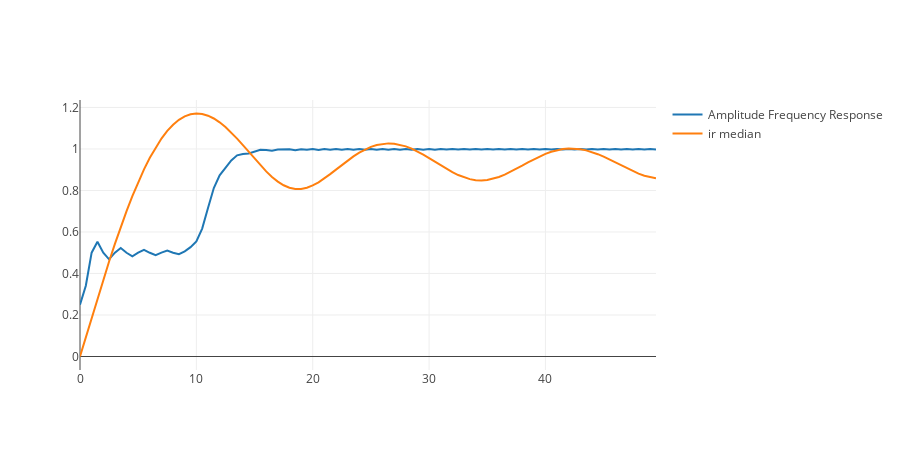

This figure's notebook cell:
### Markdown cell above
# High Pass (1 - Low Pass)

### Code cell
N = 200
T = 2# s

t = np.linspace(0, T, N)
s = np.ones(N)

df = 1. / T
k = [i * df for i in range(N)]

Rp = 1.0
Rs = 30.0
w0 = 10
w1 = 15
HGen = transfer_function_butterworth(Rp, Rs, w0, w1)

H_jw = [HGen(1j*i / w0) for i in k]
afr = np.absolute(H_jw)
phase = np.angle(H_jw)
coef = np.fft.ifft(afr)


coef[50:-50] = 0
H_jw = np.fft.fft(coef.real)
afr = np.absolute(H_jw)
afr = afr[:len(afr) // 2]


#--- 
kernel_size = 7
filt = create_filter_median(kernel_size)
filt = np.pad(filt, (0, N - kernel_size), 'constant', constant_values=(0, 0))
ir_median = np.fft.fft(filt)[:len(filt) // 2]


afr = [1 - i for i in afr]
ir_median = [1 - i for i in ir_median]
#---


tr_afr = go.Scatter(
    x = k,
    y = afr,
    name='Amplitude Frequency Response'
)

tr_ir_median = go.Scatter(
    x = k,
    y = np.absolute(ir_median),
    name='ir median'
)
tr_coef_real = go.Scatter(
    x = t,
    y = coef.real,
    name='coef real'
)

tr_coef_imag = go.Scatter(
    x = t,
    y = coef.imag,
    name='coef imag'
)

rows = 1
cols = 1
fig = py.tools.make_subplots(rows = rows, cols = cols)

fig['layout'].update(height=rows * 450, width=cols * 900)

fig.append_trace(tr_afr, 1, 1)
fig.append_trace(tr_ir_median, 1, 1)

py.offline.iplot(fig)

### Figure 1 — Plotly figure (JSON) as saved in the notebook; plotly's stock layout.template omitted (floating-point values rounded to 4 significant figures; data arrays with more than 128 entries replaced by an {"elided": "..."} marker saying what was removed)
{"data": [{"name": "Amplitude Frequency Response", "type": "scatter", "x": {"elided": "200 float values"}, "xaxis": "x1", "y": [0.2498, 0.3409, 0.5002, 0.553, 0.4998, 0.4683, 0.5002, 0.5225, 0.4998, 0.4826, 0.5002, 0.5141, 0.4997, 0.4882, 0.5003, 0.5101, 0.5002, 0.4933, 0.5063, 0.5269, 0.5547, 0.6164, 0.7155, 0.8118, 0.8729, 0.9106, 0.9449, 0.9695, 0.9762, 0.9781, 0.9883, 0.996, 0.9947, 0.9911, 0.9969, 0.9966, 0.9987, 0.9943, 0.999, 0.996, 0.9997, 0.9954, 0.9996, 0.996, 0.9999, 0.9959, 0.9998, 0.9962, 1.0, 0.9963, 0.9999, 0.9964, 1.0, 0.9965, 0.9999, 0.9966, 0.9999, 0.9967, 0.9999, 0.9968, 0.9999, 0.9968, 0.9999, 0.9969, 1.0, 0.997, 0.9999, 0.997, 1.0, 0.9971, 1.0, 0.9971, 1.0, 0.9972, 1.0, 0.9972, 1.0, 0.9972, 1.0, 0.9973, 1.0, 0.9973, 1.0, 0.9973, 1.0, 0.9973, 1.0, 0.9974, 1.0, 0.9974, 1.0, 0.9974, 1.0, 0.9974, 1.0, 0.9974, 1.0, 0.9974, 1.0, 0.9974], "yaxis": "y1"}, {"name": "ir median", "type": "scatter", "x": {"elided": "200 float values"}, "xaxis": "x1", "y": [1.11e-16, 0.09414, 0.1876, 0.2799, 0.3702, 0.458, 0.5427, 0.6238, 0.7006, 0.7729, 0.84, 0.9016, 0.9573, 1.007, 1.05, 1.087, 1.117, 1.14, 1.157, 1.167, 1.171, 1.169, 1.16, 1.147, 1.128, 1.106, 1.079, 1.05, 1.019, 0.986, 0.9533, 0.9215, 0.8918, 0.8652, 0.8426, 0.8251, 0.8132, 0.8073, 0.8074, 0.8133, 0.8243, 0.8395, 0.858, 0.8787, 0.9006, 0.9228, 0.9443, 0.9644, 0.9824, 0.9978, 1.01, 1.019, 1.025, 1.027, 1.026, 1.021, 1.013, 1.002, 0.9884, 0.9731, 0.9564, 0.9389, 0.9212, 0.9041, 0.8883, 0.8744, 0.863, 0.8547, 0.8498, 0.8485, 0.8508, 0.8565, 0.8653, 0.8766, 0.8899, 0.9046, 0.92, 0.9355, 0.9504, 0.9642, 0.9763, 0.9865, 0.9943, 0.9996, 1.002, 1.002, 0.9989, 0.9932, 0.9851, 0.9749, 0.9629, 0.9495, 0.9352, 0.9206, 0.9063, 0.8929, 0.8809, 0.8709, 0.8634, 0.8587], "yaxis": "y1"}], "layout": {"height": 450, "width": 900, "xaxis1": {"anchor": "y1", "domain": [0, 1]}, "yaxis1": {"anchor": "x1", "domain": [0, 1]}}}
